Frame 1 (no input): blank canvas, image omitted
Frame 60 (the mouse pressed at the canvas centre just before this capture): blank canvas, image omitted
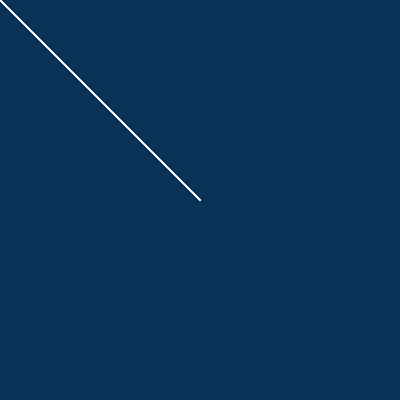
Frame 120 (the mouse held since frame 60 and released just before this capture)

The Processing sketch whose frames 1 and 60 were blank and that drew this single picture after the mouse press (run headless with seeded random() and noise(); from frame 60 on, the mouse is pressed at the canvas centre):

// Processing sketch: processing_110029
// ── processing_110029.pde

void setup(){
  size(400, 400);
  background(10, 50, 86);
  stroke(256, 256, 256);
}
 
void draw(){
  for(int i=0; i<30; i++){
    line(pmouseX, pmouseY, mouseX, mouseX);
  }
}
